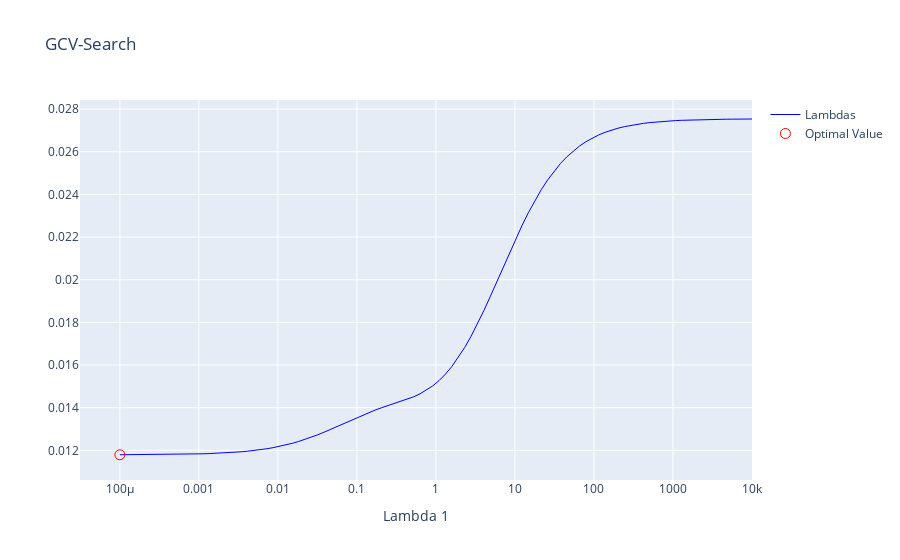

The code cell stored with this chart in its notebook:
### Code cell
Bs = BS.fit(X=df_train[["x1", "x2"]].values, y=df_train["z"].values, 
            nr_splines=nr_splines, l=l, knot_type=knot_type)
best_lam=BS.calc_GCV_2d(df_train[["x1","x2"]].values, df_train["z"].values, nr_splines, nr_lam=20, plot_=0)
Ps = BS.fit_Pspline(X=df_train[["x1", "x2"]].values, y=df_train["z"].values, 
                    nr_splines=nr_splines, l=l, knot_type=knot_type, lam=best_lam["best_lambda"])
SCs = BS.fit_SC_TP_Pspline(X=df_train[["x1", "x2"]].values, y=df_train["z"].values,
                           constraints=("inc", "none"), nr_splines=nr_splines, l=l, knot_type=knot_type, lam_c=(6000,0))
